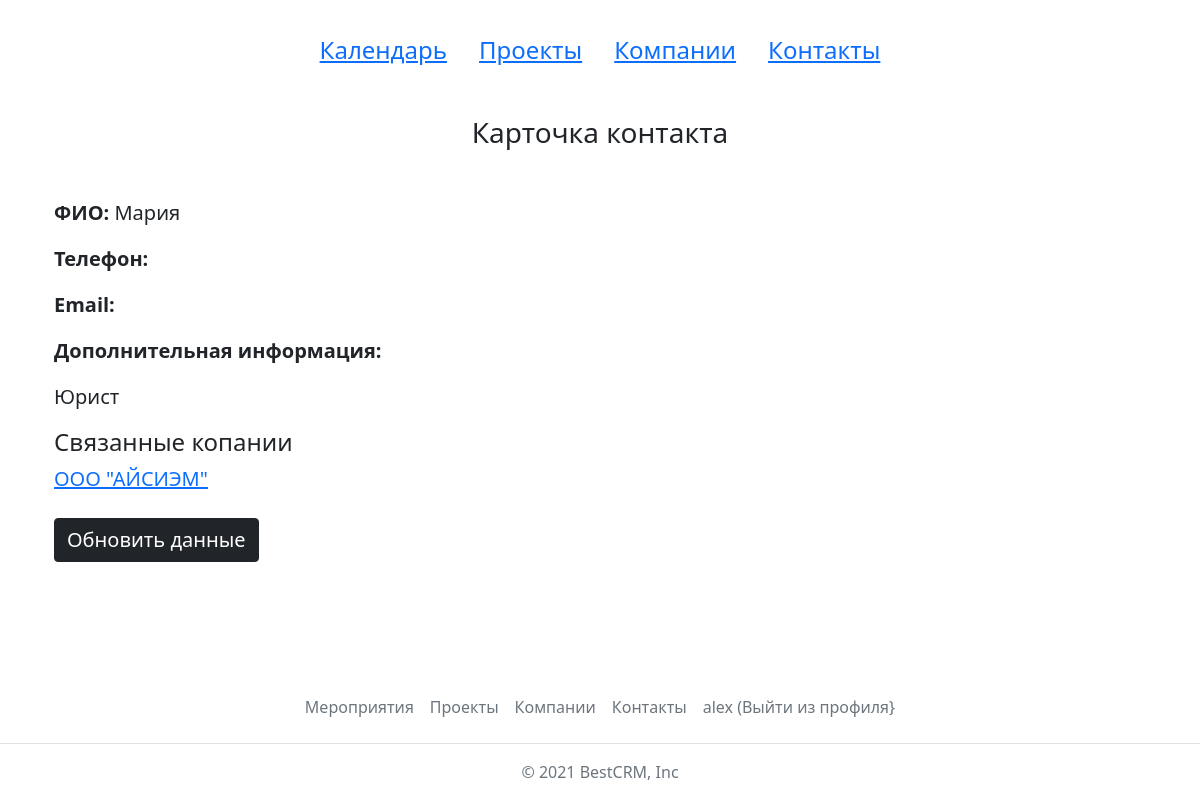
The app's page /contacts/12/ (signed in), older data.
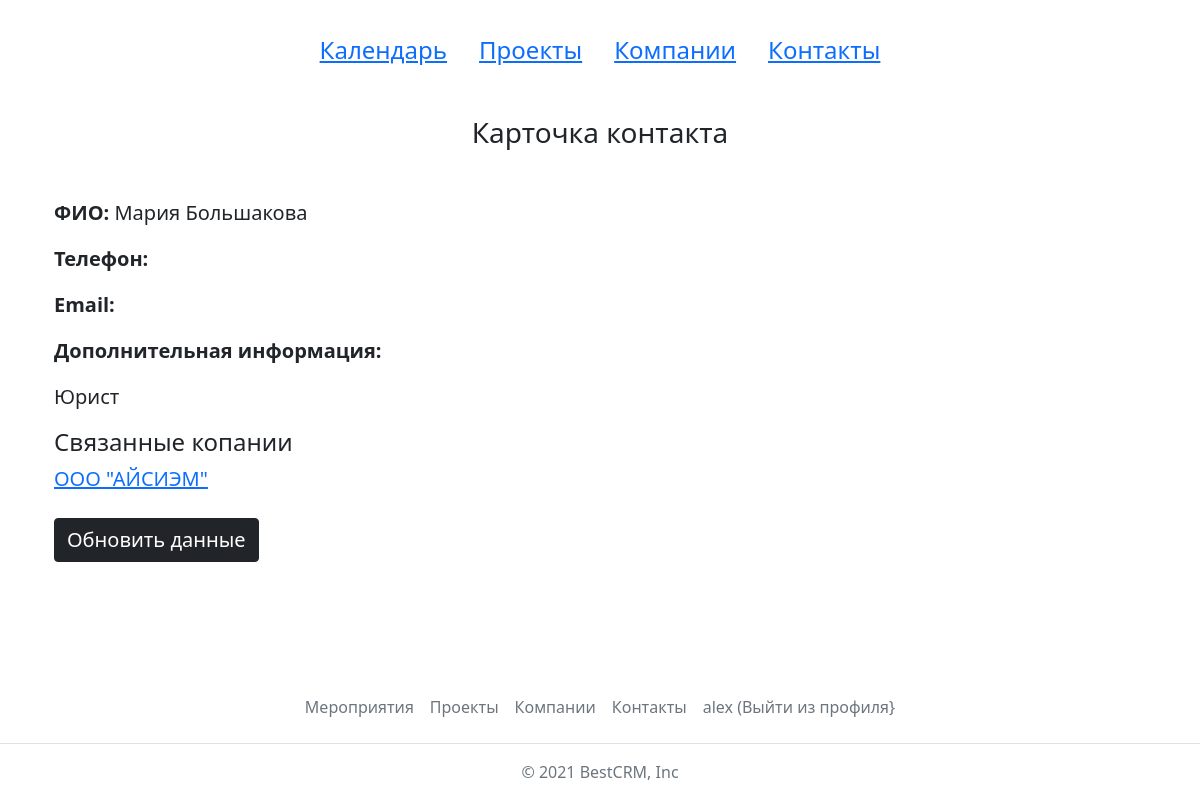
The same page, newer data.
### crm/models.py (models this page shows)
class Contact(models.Model):
    first_name = models.CharField(max_length=50, verbose_name='Имя')
    second_name = models.CharField(max_length=50, verbose_name='Отчество', blank=True, null=True)
    last_name = models.CharField(max_length=50, verbose_name='Фамилия', blank=True, null=True)
    email = models.EmailField(max_length=124, verbose_name='e-mail', blank=True, null=True)
    phone = models.CharField(max_length=12, verbose_name='Телефон', blank=True, null=True)
    additional_info = models.TextField(blank=True, verbose_name='Дополнительная информация')
    def __str__(self):
        if self.last_name:
            full_name = str(self.first_name) + ' ' + str(self.last_name)
        else:
            full_name = str(self.first_name)
        return full_name
    class Meta:
        verbose_name = "Контакт"
        verbose_name_plural = "Контакты"

### crm/views.py (the view)
# urls.py: path('contacts/<contact_id>/', views.contact_details_view, name='contact_details'),
@login_required
def contact_details_view(request, contact_id):
    contact = Contact.objects.get(id=contact_id)
    ctx = {
        'contact': contact
    }
    return render(request, 'crm/contact_details.html', ctx)

### crm/templates/crm/contact_details.html (shortened to what this page needs)
{% extends 'base.html'%}
{% block content %}
<h3 class="text-center">Карточка контакта</h3>
<div class="container mt-5 fs-5">
<p>
    <b>ФИО:</b> {% if contact.first_name %}{{contact.first_name}} {% endif %}
    {% if contact.last_name %}{{contact.last_name}} {% endif %}
</p>
    <p><b>Телефон:</b> {% if contact.phone %} {{contact.phone}} {% endif %}</p>
    <p><b>Email:</b> {% if contact.email %}{{contact.email}}{% endif %}</p>
    <p><b>Дополнительная информация:</b></p>
   {% if contact.additional_info %}{{contact.additional_info}}{% endif %}
<div class="fs-5 mt-3">
    <h4 class="fs-4">Связанные копании</h4>
    <div class="d-flex flex-column">
    {% for company in contact.companies.all %}
    <a href="{% url 'company_details' company.id %}">{{ company.short_name }}</a>
    {% empty %}
    <p>Отсутствуют</p>
    {% endfor %}
    </div>
</div>
<a class="btn btn-dark mt-4 fs-5" href="{% url 'contact_update' contact.id%}">Обновить данные</a>
</div>
{% endblock %}

Row changes from the older to the newer data that the page shows:
changed Contact "Мария": last_name (not shown) → "Большакова"
